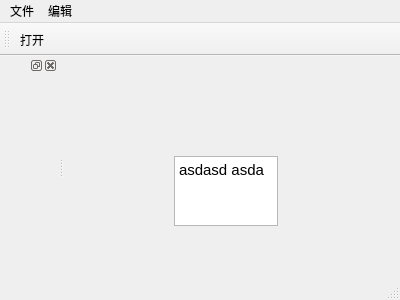
<?xml version="1.0" encoding="UTF-8"?>
<ui version="4.0">
 <class>MainWindow</class>
 <widget class="QMainWindow" name="MainWindow">
  <property name="geometry">
   <rect>
    <x>0</x>
    <y>0</y>
    <width>400</width>
    <height>300</height>
   </rect>
  </property>
  <property name="windowTitle">
   <string>MainWindow</string>
  </property>
  <widget class="QWidget" name="centralWidget">
   <widget class="QTextEdit" name="textEdit">
    <property name="geometry">
     <rect>
      <x>110</x>
      <y>100</y>
      <width>104</width>
      <height>70</height>
     </rect>
    </property>
    <property name="html">
     <string>&lt;!DOCTYPE HTML PUBLIC &quot;-//W3C//DTD HTML 4.0//EN&quot; &quot;http://www.w3.org/TR/REC-html40/strict.dtd&quot;&gt;
&lt;html&gt;&lt;head&gt;&lt;meta name=&quot;qrichtext&quot; content=&quot;1&quot; /&gt;&lt;style type=&quot;text/css&quot;&gt;
p, li { white-space: pre-wrap; }
&lt;/style&gt;&lt;/head&gt;&lt;body style=&quot; font-family:'Ubuntu Condensed, Italic'; font-size:11pt; font-weight:400; font-style:normal;&quot;&gt;
&lt;p style=&quot; margin-top:0px; margin-bottom:0px; margin-left:0px; margin-right:0px; -qt-block-indent:0; text-indent:0px;&quot;&gt;asdasd asda&lt;/p&gt;&lt;/body&gt;&lt;/html&gt;</string>
    </property>
   </widget>
  </widget>
  <widget class="QMenuBar" name="menuBar">
   <property name="geometry">
    <rect>
     <x>0</x>
     <y>0</y>
     <width>400</width>
     <height>28</height>
    </rect>
   </property>
   <widget class="QMenu" name="menu">
    <property name="title">
     <string>文件</string>
    </property>
    <addaction name="action"/>
    <addaction name="separator"/>
    <addaction name="separator"/>
    <addaction name="separator"/>
    <addaction name="separator"/>
    <addaction name="actionnew"/>
   </widget>
   <widget class="QMenu" name="menu_2">
    <property name="title">
     <string>编辑</string>
    </property>
   </widget>
   <addaction name="menu"/>
   <addaction name="menu_2"/>
  </widget>
  <widget class="QToolBar" name="mainToolBar">
   <attribute name="toolBarArea">
    <enum>TopToolBarArea</enum>
   </attribute>
   <attribute name="toolBarBreak">
    <bool>false</bool>
   </attribute>
   <addaction name="actionnew"/>
  </widget>
  <widget class="QStatusBar" name="statusBar"/>
  <widget class="QDockWidget" name="dockWidget">
   <property name="allowedAreas">
    <set>Qt::TopDockWidgetArea</set>
   </property>
   <attribute name="dockWidgetArea">
    <number>1</number>
   </attribute>
   <widget class="QWidget" name="dockWidgetContents"/>
  </widget>
  <action name="actionnew">
   <property name="text">
    <string>打开</string>
   </property>
  </action>
  <action name="action">
   <property name="text">
    <string>新建</string>
   </property>
  </action>
 </widget>
 <layoutdefault spacing="6" margin="11"/>
 <resources/>
 <connections/>
</ui>
